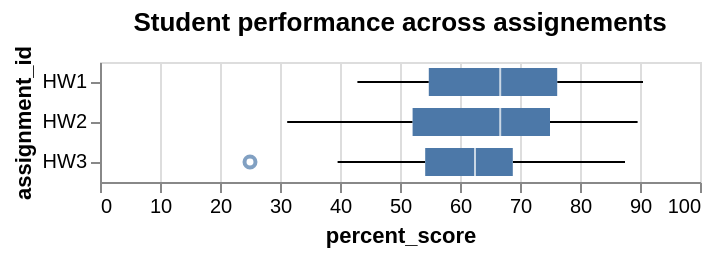

The code cell stored with this chart in its notebook:
### Code cell
chart = alt.Chart(assignement_avg).mark_boxplot().encode(
    x=alt.X('percent_score'),
    y= alt.Y('assignment_id', sort='-x')
).properties(
    title='Student performance across assignements'
)
chart

### Figure 1 — Vega-Lite specification as saved in the notebook (floating-point values rounded to 4 significant figures)
{"config": {"view": {"continuousWidth": 300, "continuousHeight": 300}}, "data": {"name": "data-0af19095117396e5027b4ddbaf39d9df"}, "mark": {"type": "boxplot"}, "encoding": {"x": {"field": "percent_score", "type": "quantitative"}, "y": {"field": "assignment_id", "sort": "-x", "type": "nominal"}}, "title": "Student performance across assignements", "$schema": "https://vega.github.io/schema/vega-lite/v6.4.1.json", "datasets": {"data-0af19095117396e5027b4ddbaf39d9df": [{"student_id": "S001", "assignment_id": "HW1", "score": 12.0, "max_score": 21, "percent_score": 57.1}, {"student_id": "S001", "assignment_id": "HW2", "score": 18.0, "max_score": 24, "percent_score": 75.0}, {"student_id": "S001", "assignment_id": "HW3", "score": 9.5, "max_score": 24, "percent_score": 39.6}, {"student_id": "S002", "assignment_id": "HW1", "score": 14.0, "max_score": 21, "percent_score": 66.7}, {"student_id": "S002", "assignment_id": "HW2", "score": 21.5, "max_score": 24, "percent_score": 89.6}, {"student_id": "S002", "assignment_id": "HW3", "score": 16.5, "max_score": 24, "percent_score": 68.8}, {"student_id": "S003", "assignment_id": "HW1", "score": 15.0, "max_score": 21, "percent_score": 71.4}, {"student_id": "S003", "assignment_id": "HW2", "score": 17.0, "max_score": 24, "percent_score": 70.8}, {"student_id": "S003", "assignment_id": "HW3", "score": 18.5, "max_score": 24, "percent_score": 77.1}, {"student_id": "S004", "assignment_id": "HW1", "score": 18.0, "max_score": 21, "percent_score": 85.7}, {"student_id": "S004", "assignment_id": "HW2", "score": 17.5, "max_score": 24, "percent_score": 72.9}, {"student_id": "S004", "assignment_id": "HW3", "score": 16.5, "max_score": 24, "percent_score": 68.8}, {"student_id": "S005", "assignment_id": "HW1", "score": 15.0, "max_score": 21, "percent_score": 71.4}, {"student_id": "S005", "assignment_id": "HW2", "score": 18.0, "max_score": 24, "percent_score": 75.0}, {"student_id": "S005", "assignment_id": "HW3", "score": 13.0, "max_score": 24, "percent_score": 54.2}, {"student_id": "S006", "assignment_id": "HW1", "score": 9.0, "max_score": 21, "percent_score": 42.9}, {"student_id": "S006", "assignment_id": "HW2", "score": 8.0, "max_score": 24, "percent_score": 33.3}, {"student_id": "S006", "assignment_id": "HW3", "score": 13.5, "max_score": 24, "percent_score": 56.2}, {"student_id": "S007", "assignment_id": "HW1", "score": 11.0, "max_score": 21, "percent_score": 52.4}, {"student_id": "S007", "assignment_id": "HW2", "score": 12.5, "max_score": 24, "percent_score": 52.1}, {"student_id": "S007", "assignment_id": "HW3", "score": 17.0, "max_score": 24, "percent_score": 70.8}, {"student_id": "S008", "assignment_id": "HW1", "score": 16.0, "max_score": 21, "percent_score": 76.2}, {"student_id": "S008", "assignment_id": "HW2", "score": 19.0, "max_score": 24, "percent_score": 79.2}, {"student_id": "S008", "assignment_id": "HW3", "score": 13.0, "max_score": 24, "percent_score": 54.2}, {"student_id": "S009", "assignment_id": "HW1", "score": 14.0, "max_score": 21, "percent_score": 66.7}, {"student_id": "S009", "assignment_id": "HW2", "score": 17.0, "max_score": 24, "percent_score": 70.8}, {"student_id": "S009", "assignment_id": "HW3", "score": 14.5, "max_score": 24, "percent_score": 60.4}, {"student_id": "S010", "assignment_id": "HW1", "score": 9.0, "max_score": 21, "percent_score": 42.9}, {"student_id": "S010", "assignment_id": "HW2", "score": 13.0, "max_score": 24, "percent_score": 54.2}, {"student_id": "S010", "assignment_id": "HW3", "score": 15.0, "max_score": 24, "percent_score": 62.5}, {"student_id": "S011", "assignment_id": "HW1", "score": 17.0, "max_score": 21, "percent_score": 81.0}, {"student_id": "S011", "assignment_id": "HW2", "score": 14.5, "max_score": 24, "percent_score": 60.4}, {"student_id": "S011", "assignment_id": "HW3", "score": 13.5, "max_score": 24, "percent_score": 56.2}, {"student_id": "S012", "assignment_id": "HW1", "score": 14.0, "max_score": 21, "percent_score": 66.7}, {"student_id": "S012", "assignment_id": "HW2", "score": 11.0, "max_score": 24, "percent_score": 45.8}, {"student_id": "S012", "assignment_id": "HW3", "score": 9.5, "max_score": 24, "percent_score": 39.6}, {"student_id": "S013", "assignment_id": "HW1", "score": 15.0, "max_score": 21, "percent_score": 71.4}, {"student_id": "S013", "assignment_id": "HW2", "score": 21.0, "max_score": 24, "percent_score": 87.5}, {"student_id": "S013", "assignment_id": "HW3", "score": 16.0, "max_score": 24, "percent_score": 66.7}, {"student_id": "S014", "assignment_id": "HW1", "score": 15.0, "max_score": 21, "percent_score": 71.4}, {"student_id": "S014", "assignment_id": "HW2", "score": 17.0, "max_score": 24, "percent_score": 70.8}, {"student_id": "S014", "assignment_id": "HW3", "score": 13.5, "max_score": 24, "percent_score": 56.2}, {"student_id": "S015", "assignment_id": "HW1", "score": 11.0, "max_score": 21, "percent_score": 52.4}, {"student_id": "S015", "assignment_id": "HW2", "score": 9.0, "max_score": 24, "percent_score": 37.5}, {"student_id": "S015", "assignment_id": "HW3", "score": 9.5, "max_score": 24, "percent_score": 39.6}, {"student_id": "S016", "assignment_id": "HW1", "score": 16.0, "max_score": 21, "percent_score": 76.2}, {"student_id": "S016", "assignment_id": "HW2", "score": 13.0, "max_score": 24, "percent_score": 54.2}, {"student_id": "S016", "assignment_id": "HW3", "score": 15.0, "max_score": 24, "percent_score": 62.5}, {"student_id": "S017", "assignment_id": "HW1", "score": 9.0, "max_score": 21, "percent_score": 42.9}, {"student_id": "S017", "assignment_id": "HW2", "score": 12.0, "max_score": 24, "percent_score": 50.0}, {"student_id": "S017", "assignment_id": "HW3", "score": 14.0, "max_score": 24, "percent_score": 58.3}, {"student_id": "S018", "assignment_id": "HW1", "score": 11.5, "max_score": 21, "percent_score": 54.8}, {"student_id": "S018", "assignment_id": "HW2", "score": 12.5, "max_score": 24, "percent_score": 52.1}, {"student_id": "S018", "assignment_id": "HW3", "score": 16.0, "max_score": 24, "percent_score": 66.7}, {"student_id": "S019", "assignment_id": "HW1", "score": 19.0, "max_score": 21, "percent_score": 90.5}, {"student_id": "S019", "assignment_id": "HW2", "score": 16.0, "max_score": 24, "percent_score": 66.7}, {"student_id": "S019", "assignment_id": "HW3", "score": 10.5, "max_score": 24, "percent_score": 43.8}, {"student_id": "S020", "assignment_id": "HW1", "score": 13.0, "max_score": 21, "percent_score": 61.9}, {"student_id": "S020", "assignment_id": "HW2", "score": 19.0, "max_score": 24, "percent_score": 79.2}, {"student_id": "S020", "assignment_id": "HW3", "score": 15.0, "max_score": 24, "percent_score": 62.5}, {"student_id": "S021", "assignment_id": "HW1", "score": 12.0, "max_score": 21, "percent_score": 57.1}, {"student_id": "S021", "assignment_id": "HW2", "score": 15.0, "max_score": 24, "percent_score": 62.5}, {"student_id": "S021", "assignment_id": "HW3", "score": 15.0, "max_score": 24, "percent_score": 62.5}, {"student_id": "S022", "assignment_id": "HW1", "score": 16.0, "max_score": 21, "percent_score": 76.2}, {"student_id": "S022", "assignment_id": "HW2", "score": 19.0, "max_score": 24, "percent_score": 79.2}, {"student_id": "S022", "assignment_id": "HW3", "score": 18.0, "max_score": 24, "percent_score": 75.0}, {"student_id": "S023", "assignment_id": "HW1", "score": 17.0, "max_score": 21, "percent_score": 81.0}, {"student_id": "S023", "assignment_id": "HW2", "score": 20.0, "max_score": 24, "percent_score": 83.3}, {"student_id": "S023", "assignment_id": "HW3", "score": 21.0, "max_score": 24, "percent_score": 87.5}, {"student_id": "S024", "assignment_id": "HW1", "score": 10.0, "max_score": 21, "percent_score": 47.6}, {"student_id": "S024", "assignment_id": "HW2", "score": 7.5, "max_score": 24, "percent_score": 31.2}, {"student_id": "S024", "assignment_id": "HW3", "score": 6.0, "max_score": 24, "percent_score": 25.0}, {"student_id": "S025", "assignment_id": "HW1", "score": 14.0, "max_score": 21, "percent_score": 66.7}, {"student_id": "S025", "assignment_id": "HW2", "score": 14.0, "max_score": 24, "percent_score": 58.3}, {"student_id": "S025", "assignment_id": "HW3", "score": 16.5, "max_score": 24, "percent_score": 68.8}]}}
